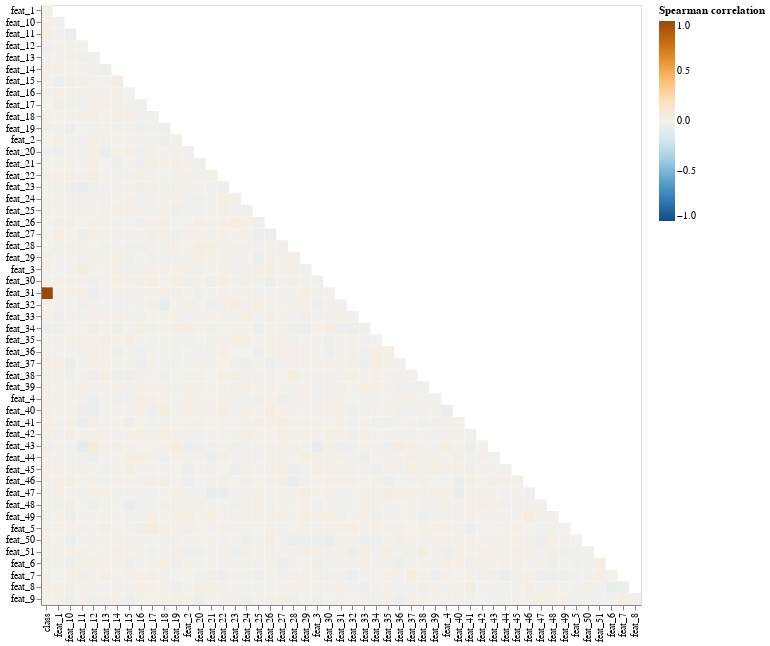

Notebook code for this chart:
### Code cell
# Transformar a matriz de correlação em formato "long"
corr_melted = (
    corr.reset_index()
    .melt(id_vars="index")
    .rename(
        columns={"index": "Variable1", "variable": "Variable2", "value": "Correlation"}
    )
)

# Para criar um efeito de máscara (primeiro triângulo), podemos filtrar onde a posição é maior que a outra
corr_melted["Variable1_idx"] = corr_melted["Variable1"].astype("category").cat.codes
corr_melted["Variable2_idx"] = corr_melted["Variable2"].astype("category").cat.codes

# Adiciona uma coluna para o filtro do triângulo superior (como na máscara do seaborn)
corr_melted = corr_melted[corr_melted["Variable1_idx"] > corr_melted["Variable2_idx"]]

# Criar o gráfico de heatmap com Altair
heatmap = (
    alt.Chart(corr_melted)
    .mark_rect()
    .encode(
        x=alt.X("Variable2:N", title=""),
        y=alt.Y("Variable1:N", title=""),
        color=alt.Color(
            "Correlation:Q",
            scale=alt.Scale(scheme="blueorange", domain=[-1, 1]),
            title="Spearman correlation",
        ),
        tooltip=["Variable1", "Variable2", "Correlation"],
    )
    .properties(width=600, height=600)
)

heatmap.show()

### Figure 1 — Vega-Lite specification as saved in the notebook (floating-point values rounded to 4 significant figures; data arrays with more than 128 entries replaced by an {"elided": "..."} marker saying what was removed)
{"config": {"view": {"continuousWidth": 300, "continuousHeight": 300}}, "data": {"name": "data-4e54359d9d3b33f86977c0e143fe96f8"}, "mark": {"type": "rect"}, "encoding": {"color": {"field": "Correlation", "scale": {"domain": [-1, 1], "scheme": "blueorange"}, "title": "Spearman correlation", "type": "quantitative"}, "tooltip": [{"field": "Variable1", "type": "nominal"}, {"field": "Variable2", "type": "nominal"}, {"field": "Correlation", "type": "quantitative"}], "x": {"field": "Variable2", "title": "", "type": "nominal"}, "y": {"field": "Variable1", "title": "", "type": "nominal"}}, "height": 600, "width": 600, "$schema": "https://vega.github.io/schema/vega-lite/v5.20.1.json", "datasets": {"data-4e54359d9d3b33f86977c0e143fe96f8": {"elided": "1326 records"}}}
